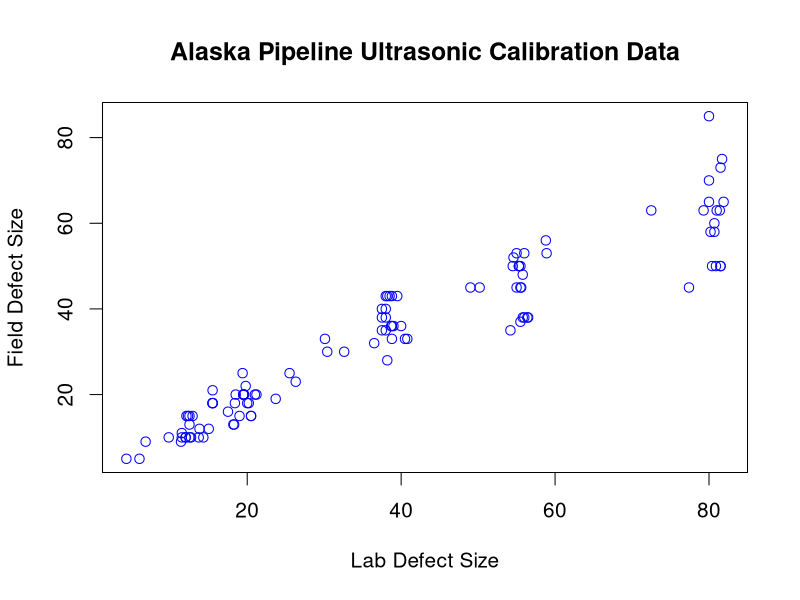
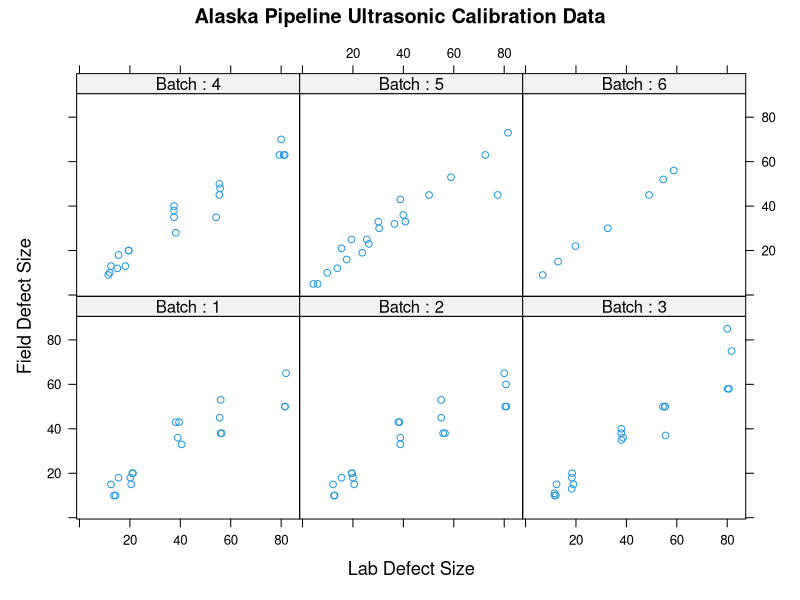
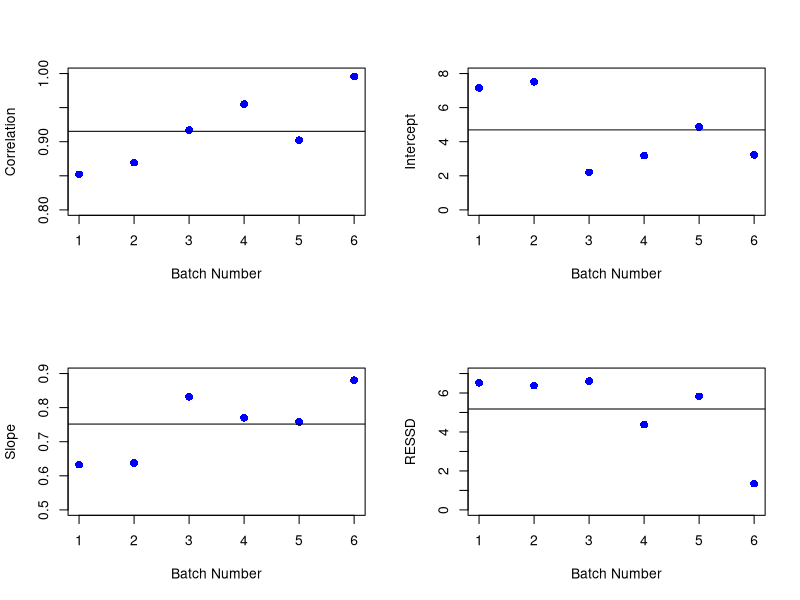
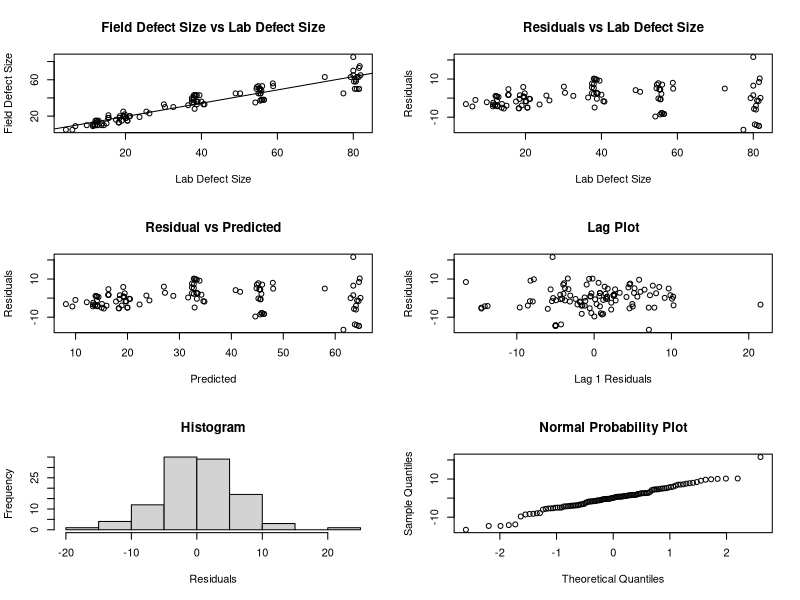
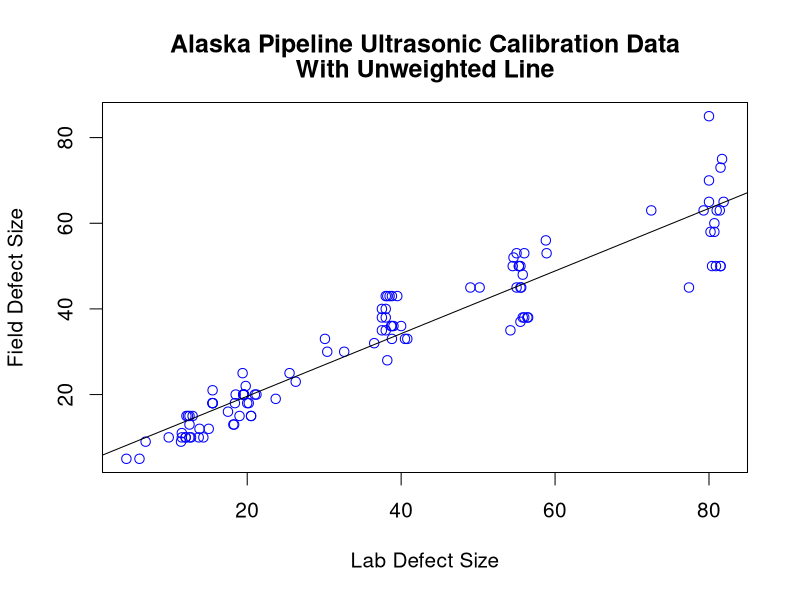
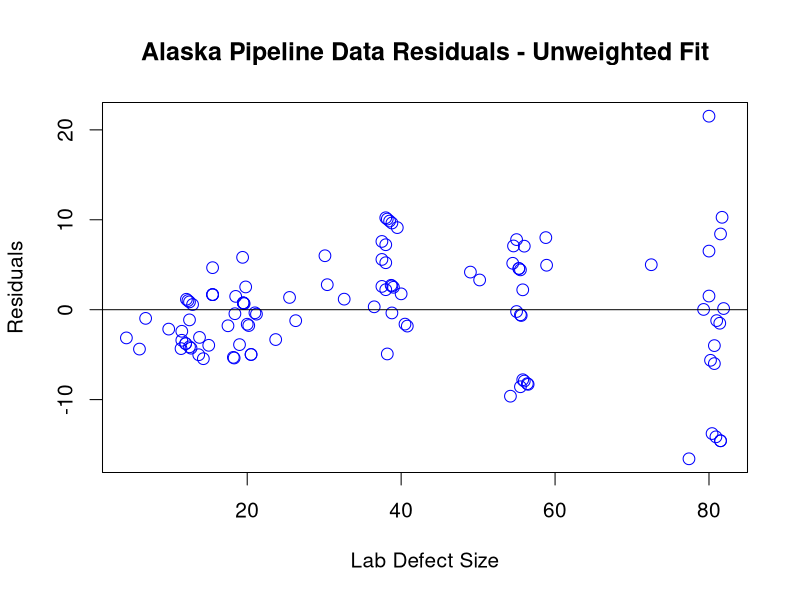
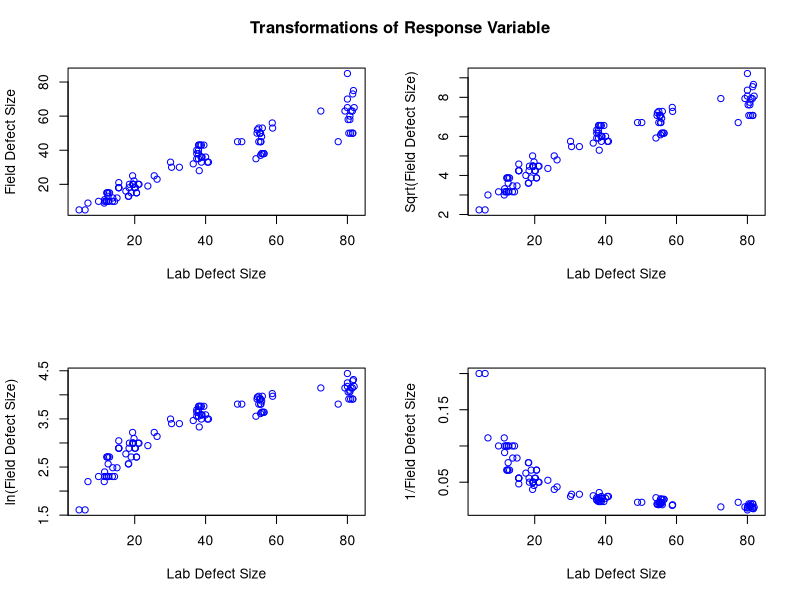
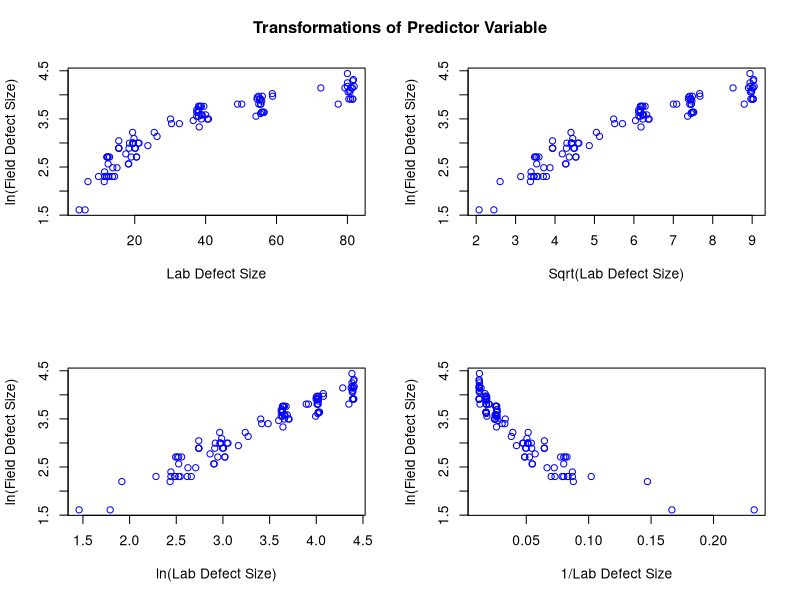

The R source for these figures, in order:
#!/usr/bin/env Rscript
DATAPATH <- Sys.getenv("DATAPATH")

#R commands and output:

## Alaska pipeline ultrasonic calibration case study

## Create vector with dependent variable, field defect size
fdef = c(18,38,15,20,18,36,20,43,45,65,43,38,33,10,50,10,50,15,53,60,18,
         38,15,20,18,36,20,43,45,65,43,38,33,10,50,10,50,15,53,15,37,15,
         18,11,35,20,40,50,36,50,38,10,75,10,85,13,50,58,58,48,12,63,10,
         63,13,28,35,63,13,45,9,20,18,35,20,38,50,70,40,21,19,10,33,16,5,
         32,23,30,45,33,25,12,53,36,5,63,43,25,73,45,52,9,30,22,56,15,45)

## Create vector with independent variable, lab defect size
ldef = c(20.2,56.0,12.5,21.2,15.5,39.0,21.0,38.2,55.6,81.9,39.5,56.4,40.5,
         14.3,81.5,13.7,81.5,20.5,56.0,80.7,20.0,56.5,12.1,19.6,15.5,38.8,
         19.5,38.0,55.0,80.0,38.5,55.8,38.8,12.5,80.4,12.7,80.9,20.5,55.0,
         19.0,55.5,12.3,18.4,11.5,38.0,18.5,38.0,55.3,38.7,54.5,38.0,12.0,
         81.7,11.5,80.0,18.3,55.3,80.2,80.7,55.8,15.0,81.0,12.0,81.4,12.5,
         38.2,54.2,79.3,18.2,55.5,11.4,19.5,15.5,37.5,19.5,37.5,55.5,80.0,
         37.5,15.5,23.7,9.8,40.8,17.5,4.3,36.5,26.3,30.4,50.2,30.1,25.5,
         13.8,58.9,40.0,6.0,72.5,38.8,19.4,81.5,77.4,54.6,6.8,32.6,19.8,
         58.8,12.9,49.0)

## Create vector with batch indicator
bat = c(1,1,1,1,1,1,1,1,1,1,1,1,1,1,1,1,1,1,1,2,2,2,2,2,2,2,2,2,2,2,2,2,2,
        2,2,2,2,2,2,3,3,3,3,3,3,3,3,3,3,3,3,3,3,3,3,3,3,3,3,4,4,4,4,4,4,4,
        4,4,4,4,4,4,4,4,4,4,4,4,4,5,5,5,5,5,5,5,5,5,5,5,5,5,5,5,5,5,5,5,5,
        5,6,6,6,6,6,6,6)

## Save data in a data frame and determine number of observations
Batch <- as.factor(bat)
df <- data.frame(fdef,ldef,Batch)
len <- length(Batch)

##  Plot the data
par(cex=1.25)
xax = "Lab Defect Size"
yax = "Field Defect Size"
title = "Alaska Pipeline Ultrasonic Calibration Data"
plot(ldef,fdef,xlab=xax,ylab=yax,main=title,col="blue")

## Generate conditional plot
library(lattice)
trellis.device(new = TRUE, col = FALSE)
FIG = xyplot(fdef ~ ldef | Batch, data=df,
      main = title,
      layout=c(3,2),
      col=4,
      xlab=list(xax,cex=1.1),
      ylab=list(yax,cex=1.1),
      strip=function(...)
      strip.default(...,strip.names=c(T,T)))
plot(FIG)

##  Batch analysis
x = ldef
y = fdef
xydf = data.frame(x,y,Batch)
out = by(xydf,xydf$Batch,function(x) lm(y~x,data=x))
lapply(out,summary)

#> $"1"
#>
#> Call:
#> lm(formula = y ~ x, data = x)
#>
#> Residuals:
#>     Min      1Q  Median      3Q     Max 
#> -8.7219 -4.9844 -0.4439  3.4162 11.6738 
#>
#> Coefficients:
#>             Estimate Std. Error t value Pr(#>|t|)    
#> (Intercept)  7.15730    2.97737   2.404   0.0279 *  
#> x            0.63269    0.06392   9.898 1.80e-08 ***
#> ---
#> Signif. codes:  0 '***' 0.001 '**' 0.01 '*' 0.05 '.' 0.1 ' ' 1 
#>
#> Residual standard error: 6.526 on 17 degrees of freedom
#> Multiple R-Squared: 0.8521,     Adjusted R-squared: 0.8434 
#> F-statistic: 97.98 on 1 and 17 DF,  p-value: 1.798e-08 
#>
#>
#> $"2"
#>
#> Call:
#> lm(formula = y ~ x, data = x)
#>
#> Residuals:
#>      Min       1Q   Median       3Q      Max 
#> -9.09547 -5.49791  0.02057  2.75029 11.25706 
#>
#> Coefficients:
#>             Estimate Std. Error t value Pr(#>|t|)    
#> (Intercept)  7.51458    2.81007   2.674   0.0155 *  
#> x            0.63759    0.05828  10.941  2.2e-09 ***
#> ---
#> Signif. codes:  0 '***' 0.001 '**' 0.01 '*' 0.05 '.' 0.1 ' ' 1 
#>
#> Residual standard error: 6.382 on 18 degrees of freedom
#> Multiple R-Squared: 0.8693,     Adjusted R-squared: 0.862 
#> F-statistic: 119.7 on 1 and 18 DF,  p-value: 2.200e-09 
#>
#>
#> $"3"
#>
#> Call:
#> lm(formula = y ~ x, data = x)
#>
#> Residuals:
#>     Min      1Q  Median      3Q     Max 
#> -11.370  -2.390   1.396   2.488  16.250 
#>
#> Coefficients:
#>             Estimate Std. Error t value Pr(#>|t|)    
#> (Intercept)  2.20247    2.82865   0.779    0.446    
#> x            0.83185    0.05901  14.096 3.63e-11 ***
#> ---
#> Signif. codes:  0 '***' 0.001 '**' 0.01 '*' 0.05 '.' 0.1 ' ' 1 
#>
#> Residual standard error: 6.61 on 18 degrees of freedom
#> Multiple R-Squared: 0.9169,     Adjusted R-squared: 0.9123 
#> F-statistic: 198.7 on 1 and 18 DF,  p-value: 3.629e-11 
#>
#>
#> $"4"
#>
#> Call:
#> lm(formula = y ~ x, data = x)
#>
#> Residuals:
#>    Min     1Q Median     3Q    Max 
#> -9.932 -2.775 -0.374  2.889  7.930 
#>
#> Coefficients:
#>             Estimate Std. Error t value Pr(#>|t|)    
#> (Intercept)  3.18655    1.88338   1.692    0.108    
#> x            0.77022    0.03938  19.560 1.41e-13 ***
#> ---
#> Signif. codes:  0 '***' 0.001 '**' 0.01 '*' 0.05 '.' 0.1 ' ' 1 
#>
#> Residual standard error: 4.381 on 18 degrees of freedom
#> Multiple R-Squared: 0.9551,     Adjusted R-squared: 0.9526 
#> F-statistic: 382.6 on 1 and 18 DF,  p-value: 1.414e-13 
#>
#>
#> $"5"
#>
#> Call:
#> lm(formula = y ~ x, data = x)
#>
#> Residuals:
#>      Min       1Q   Median       3Q      Max 
#> -18.5261  -2.7865   0.8096   3.4953   8.7293 
#>
#> Coefficients:
#>             Estimate Std. Error t value Pr(#>|t|)    
#> (Intercept)  4.86365    2.33614   2.082   0.0511 .  
#> x            0.75791    0.05724  13.241 4.83e-11 ***
#> ---
#> Signif. codes:  0 '***' 0.001 '**' 0.01 '*' 0.05 '.' 0.1 ' ' 1 
#>
#> Residual standard error: 5.829 on 19 degrees of freedom
#> Multiple R-Squared: 0.9022,     Adjusted R-squared: 0.8971 
#> F-statistic: 175.3 on 1 and 19 DF,  p-value: 4.834e-11 
#>
#>
#> $"6"
#>
#> Call:
#> lm(formula = y ~ x, data = x)
#>
#> Residuals:
#>     101     102     103     104     105     106     107 
#>  0.7125 -0.2117 -1.9221  1.3451  1.0155  0.4188 -1.3581 
#>
#> Coefficients:
#>             Estimate Std. Error t value Pr(#>|t|)    
#> (Intercept)  3.22600    1.01547   3.177   0.0246 *  
#> x            0.88025    0.02621  33.584  4.4e-07 ***
#> ---
#> Signif. codes:  0 '***' 0.001 '**' 0.01 '*' 0.05 '.' 0.1 ' ' 1 
#>
#> Residual standard error: 1.35 on 5 degrees of freedom
#> Multiple R-Squared: 0.9956,     Adjusted R-squared: 0.9947 
#> F-statistic:  1128 on 1 and 5 DF,  p-value: 4.401e-07 

## Save batch regression results 
outs = sapply(out,summary)
outc = sapply(out,coef)
fitse = t(outs[6,])
fitse = c(fitse[[1]],fitse[[2]],fitse[[3]],fitse[[4]],fitse[[5]],fitse[[6]])
r2 = t(outs[8,])
r2 = c(r2[[1]],r2[[2]],r2[[3]],r2[[4]],r2[[5]],r2[[6]])
b0 = t(outc[1,])
b1 = t(outc[2,])

##  Batch plots
par(mfrow=c(2,2))
id = c(1:length(b0))
xax2 = "Batch Number"
plot(id,r2,xlab=xax2,ylab="Correlation",ylim=c(.8,1),
     col="blue",pch=16,cex=1.25)
abline(h=mean(r2))
plot(id,b0[1,],xlab=xax2,ylab="Intercept",ylim=c(0,8),
     col="blue",pch=16,cex=1.25)
abline(h=mean(b0))
plot(id,b1[1,],xlab=xax2,ylab="Slope",ylim=c(.5,.9),
     col="blue",pch=16,cex=1.25)
abline(h=mean(b1))
plot(id,fitse,xlab=xax2,ylab="RESSD",ylim=c(0,7),
     col="blue",pch=16,cex=1.25)
abline(h=mean(fitse))
par(mfrow=c(1,1))

## Straight line regression analysis
out = lm(fdef~ldef)
summary(out)

#> Call:
#> lm(formula = fdef ~ ldef)
#>
#> Residuals:
#>      Min       1Q   Median       3Q      Max 
#> -16.5817  -3.8259   0.1283   3.7432  21.5174 
#>
#> Coefficients:
#>             Estimate Std. Error t value Pr(#>|t|)    
#> (Intercept)  4.99368    1.12566   4.436 2.26e-05 ***
#> ldef         0.73111    0.02455  29.778  < 2e-16 ***
#> ---
#> Signif. codes:  0 '***' 0.001 '**' 0.01 '*' 0.05 '.' 0.1 ' ' 1 
#>
#> Residual standard error: 6.081 on 105 degrees of freedom
#> Multiple R-Squared: 0.8941,     Adjusted R-squared: 0.8931 
#> F-statistic: 886.7 on 1 and 105 DF,  p-value: < 2.2e-16 

## Residual 6-plot
par(mfrow=c(3,2))
plot(ldef,fdef,xlab="Lab Defect Size",
     ylab="Field Defect Size",main="Field Defect Size vs Lab Defect Size")
abline(reg=out)
plot(ldef,out$residuals,ylab="Residuals",xlab="Lab Defect Size",
     main="Residuals vs Lab Defect Size")
plot(out$fitted.values,out$residuals,ylab="Residuals",xlab="Predicted",
     main="Residual vs Predicted")
plot(out$residuals[2:len],out$residuals[1:len-1],ylab="Residuals",
     xlab="Lag 1 Residuals",main="Lag Plot")
hist(out$residuals,ylab="Frequency",xlab="Residuals",main="Histogram")
qqnorm(out$residuals,main="Normal Probability Plot")

## Generate plot of raw data with overlaid regression function
par(mfrow=c(1,1),cex=1.25)
plot(ldef,fdef,ylab="Field Defect Size",xlab="Lab Defect Size",
     col="blue")
abline(reg=out)
title("Alaska Pipeline Ultrasonic Calibration Data",line=2)
title("With Unweighted Line",line=1)

## Plot residuals versus lab defect size
par(mfrow=c(1,1),cex=1.25)
plot(ldef,out$residuals, xlab="Lab Defect Size", ylab="Residuals",
     main="Alaska Pipeline Data Residuals - Unweighted Fit",
     cex=1.25, col="blue")
abline(h=0)

## Transformations of response variable
lnfdef = log(fdef)
sqrtfdef = sqrt(fdef)
invfdef = 1/fdef

## Plot transformed response variable
par(mfrow=c(2,2))
xax = "Lab Defect Size"
plot(ldef,fdef,xlab=xax,ylab="Field Defect Size",col="blue")
plot(ldef,sqrtfdef,xlab=xax,ylab="Sqrt(Field Defect Size)",col="blue")
plot(ldef,lnfdef,xlab=xax,ylab="ln(Field Defect Size)",col="blue")
plot(ldef,invfdef,xlab=xax,ylab="1/Field Defect Size",col="blue")
title(main="Transformations of Response Variable",outer=TRUE,line=-2)

## Transformations of predictor variable
lnldef = log(ldef)
sqrtldef = sqrt(ldef)
invldef = 1/ldef

## Plot transformed predictor variable
par(mfrow=c(2,2))
yax = "ln(Field Defect Size)"
plot(ldef,lnfdef,xlab="Lab Defect Size", ylab=yax, col="blue")
plot(sqrtldef,lnfdef,xlab="Sqrt(Lab Defect Size)", ylab=yax, col="blue")
plot(lnldef,lnfdef,xlab="ln(Lab Defect Size)", ylab=yax, col="blue")
plot(invldef,lnfdef,xlab="1/Lab Defect Size", ylab=yax, col="blue")
title(main="Transformations of Predictor Variable",outer=TRUE,line=-2)

##  Box-Cox linearity plot
for (i in (0:100)){
    alpha = -2 + 4*i/100
    if (alpha != 0){
    tx = ((ldef**alpha) - 1)/alpha
    temp = lm(lnfdef~tx)
    temps = summary(temp)
    if(i==0) {rsq = temps$r.squared
              alp = alpha}
    else {rsq = rbind(rsq,temps$r.squared)
          alp = rbind(alp,alpha)}
    }}
rcor = sqrt(rsq)
par(mfrow=c(1,1),cex=1.25)
plot(alp,rcor,type="l",xlab="Alpha",ylab="Correlation",
     main="Box-Cox Linearity Plot ln(Field) Lab",
     ylim=c(.6,1), col="blue")

## Regression for ln-ln transformed variables
outt = lm(lnfdef~lnldef)
summary(outt)

#> Call:
#> lm(formula = lnfdef ~ lnldef)
#>
#> Residuals:
#>      Min       1Q   Median       3Q      Max 
#> -0.33360 -0.13982  0.03105  0.12745  0.33701 
#>
#> Coefficients:
#>             Estimate Std. Error t value Pr(#>|t|)    
#> (Intercept)  0.28138    0.08093   3.477 0.000739 ***
#> lnldef       0.88518    0.02302  38.457  < 2e-16 ***
#> ---
#> Signif. codes:  0 '***' 0.001 '**' 0.01 '*' 0.05 '.' 0.1 ' ' 1 
#>
#> Residual standard error: 0.1683 on 105 degrees of freedom
#> Multiple R-Squared: 0.9337,     Adjusted R-squared: 0.9331 
#> F-statistic:  1479 on 1 and 105 DF,  p-value: < 2.2e-16 

## Plot data with overlaid regression function
par(mfrow=c(1,1),cex=1.25)
plot(lnldef,lnfdef,xlab="ln(Lab Defect Size)",ylab="ln(Field Defect Size)",
     main="Transformed Alaska Pipeline Data with Fit",col="blue")
abline(reg=outt)

## Residual 6-plot
par(mfrow=c(3,2))
plot(lnldef,lnfdef,xlab="ln(Lab Defect Size)",ylab="ln(Field Defect Size)",
     main="ln(Field Defect Size vs ln(Lab Defect Size)")
abline(reg=outt)
plot(lnfdef,outt$residuals, xlab="ln(Lab Defect Size)",ylab="Residuals",
     main="Residual vs ln(Lab Defect Size)")
plot(outt$residuals,outt$fitted.values,ylab="Residuals",xlab="Predicted",
     main="Residual vs Predicted")
plot(outt$residuals[2:len],outt$residuals[1:len-1],ylab="Residuals",
     xlab="Lag 1 Residuals",main="Lag Plot")
hist(outt$residuals,ylab="Frequency",xlab="Residuals",main="Histogram")
qqnorm(outt$residuals,main="Normal Probability Plot")

## Plot residuals versus ln(lab defect size)
par(mfrow=c(1,1),cex=1.25)
plot(lnldef,outt$residuals, xlab="ln(Lab Defect Size)",
     ylab="Residuals", main="Residuals from Fit to Transformed Data",
     cex=1.25, col="blue")
abline(h=0)

## Determine replicate groups
df = data.frame(ldef,fdef)
df = df[order(ldef),]
id = rep(1:27,each=4)
id = id[1:length(ldef)]
dfid = data.frame(id,df)

m = by(dfid$fdef,id,mean)
s2 = by(dfid$fdef,id,var)
mfdef = as.vector(m)
vfdef = as.vector(s2)
lnmfdef = log(mfdef)
lnvfdef = log(vfdef)

## Fit power function model
out2 = lm(lnvfdef~lnmfdef)
summary(out2)

#> Call:
#> lm(formula = lnvfdef ~ lnmfdef)
#>
#> Residuals:
#>     Min      1Q  Median      3Q     Max 
#> -2.0038 -0.5934  0.1245  0.5605  1.7062 
#>
#> Coefficients:
#>             Estimate Std. Error t value Pr(#>|t|)    
#> (Intercept)  -3.1573     0.8696  -3.631  0.00127 ** 
#> lnmfdef       1.7087     0.2552   6.694 5.14e-07 ***
#> ---
#> Signif. codes:  0 '***' 0.001 '**' 0.01 '*' 0.05 '.' 0.1 ' ' 1 
#>
#> Residual standard error: 0.8391 on 25 degrees of freedom
#> Multiple R-Squared: 0.6419,     Adjusted R-squared: 0.6276 
#> F-statistic: 44.82 on 1 and 25 DF,  p-value: 5.143e-07 

## Plot power function model with power function
par(mfrow=c(1,1),cex=1.25)
plot(lnmfdef,lnvfdef,xlim=c(1,5),ylim=c(-1,6),
     ylab="ln(Replicate Variances)", xlab="ln(Replicate Means)",
     main="Fit for Estimating Weights", cex=1.25, col="blue")
abline(reg=out2)

## Plot residuals from power function model
par(mfrow=c(1,1),cex=1.25)
plot(lnmfdef,out2$residuals, main="Residuals from Weight Estimation Fit",
     ylab="Residuals", xlab="ln(Replicate Means)",ylim=c(-2,2),
     xlim=c(1,5), cex=1.25, col="blue")
abline(h=0)

## Weighted regression analysis
w = 1/(ldef**1.5)
outw = lm(fdef~ldef,weight=w)
summary(outw)
wresid = weighted.residuals(outw)

#> Call:
#> lm(formula = fdef ~ ldef, weights = w)
#>
#> Residuals:
#>      Min       1Q   Median       3Q      Max 
#> -0.75742 -0.30420  0.07279  0.25865  0.78715 
#>
#> Coefficients:
#>             Estimate Std. Error t value Pr(#>|t|)    
#> (Intercept)  2.35234    0.54312   4.331  3.4e-05 ***
#> ldef         0.80636    0.02265  35.595  < 2e-16 ***
#> ---
#> Signif. codes:  0 '***' 0.001 '**' 0.01 '*' 0.05 '.' 0.1 ' ' 1 
#>
#> Residual standard error: 0.3646 on 105 degrees of freedom
#> Multiple R-Squared: 0.9235,     Adjusted R-squared: 0.9227 
#> F-statistic:  1267 on 1 and 105 DF,  p-value: < 2.2e-16 

## Plot data with overlaid weighted regression function
par(mfrow=c(1,1),cex=1.25)
plot(ldef,fdef,ylab="Field Defect Size", xlab="Lab Defect Size",
     col="blue")
abline(reg=outw)
title("Alaska Pipeline Data with Weighted Fit",line=2)
title("Weights=1/(Lab Defect Size)**1.5",line=1)

## Residual 6-plot
par(mfrow=c(3,2))
plot(ldef,fdef,xlab="Lab Defect Size",
     ylab="Field Defect Size",main="Field Defect Size vs Lab Defect Size")
abline(reg=outw)
plot(ldef,wresid,ylab="Residuals",xlab="Lab Defect Size",
     main="Residuals vs Lab Defect Size")
plot(outw$fitted.values,wresid,ylab="Residuals",xlab="Predicted",
     main="Residual vs Predicted")
plot(wresid[2:len],wresid[1:len-1],ylab="Residuals",
     xlab="Lag 1 Residuals",main="Lag Plot")
hist(wresid,ylab="Frequency",xlab="Residuals",main="Histogram")
qqnorm(wresid,main="Normal Probability Plot")

## Plot weighted residuals versus lab defect size
par(mfrow=c(1,1),cex=1.25)
plot(ldef,wresid,ylab="Residuals",xlab="Lab Defect Size",
     main="Residuals from Weighted Fit")
abline(h=0)

##  Generate plot to compare three fits
xval = seq(min(ldef),max(ldef))
yu = predict.lm(out,data.frame(ldef=xval))
yt = exp(outt$coef[1]+outt$coef[2]*log(xval))
yw = predict.lm(outw,data.frame(ldef=xval))

par(mfrow=c(1,1),cex=1.25)
plot(ldef,fdef,ylab="Field Defect Size", xlab="Lab Defect Size",
     xlim=c(0,90),ylim=c(0,90), cex=.85)
lines(x=xval,y=yu,lty=1, col="red")
lines(x=xval,y=yt,lty=2, col="black")
lines(x=xval,y=yw,lty=3, col="blue")
legend(85,legend=c("Unweighted Fit","Transformed Fit","Weighted Fit"),
       lty=c(1,2,3), col=c("red","black","blue"))
title("Data with Unweighted Line, WLS Fit,",line=2)
title("and Fit Using Transformed Variables",line=1)

